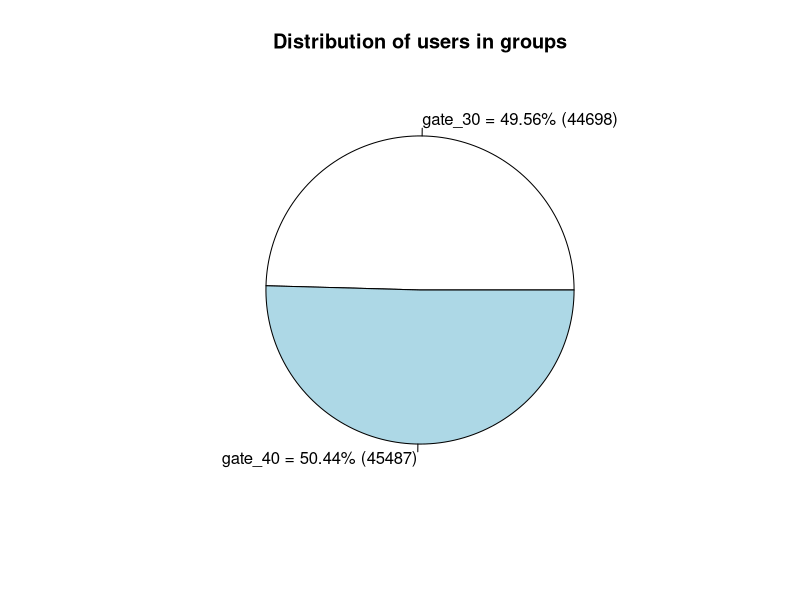
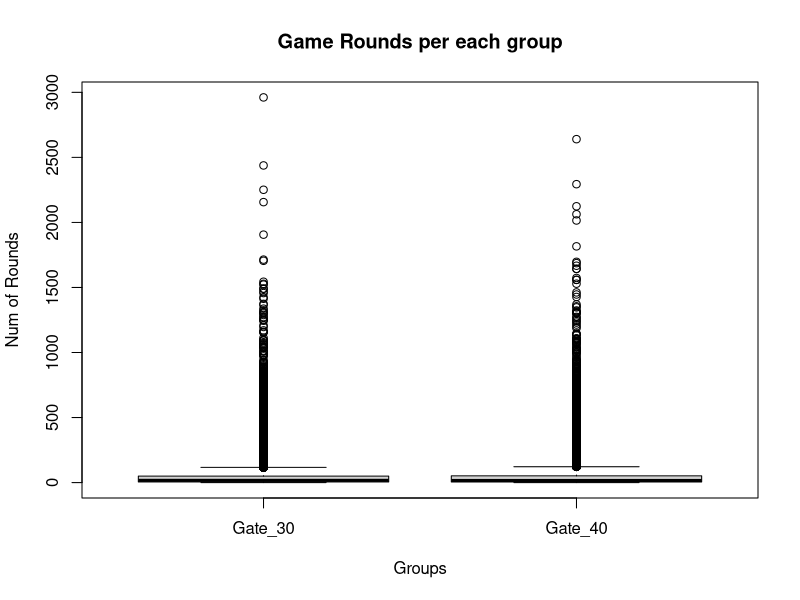
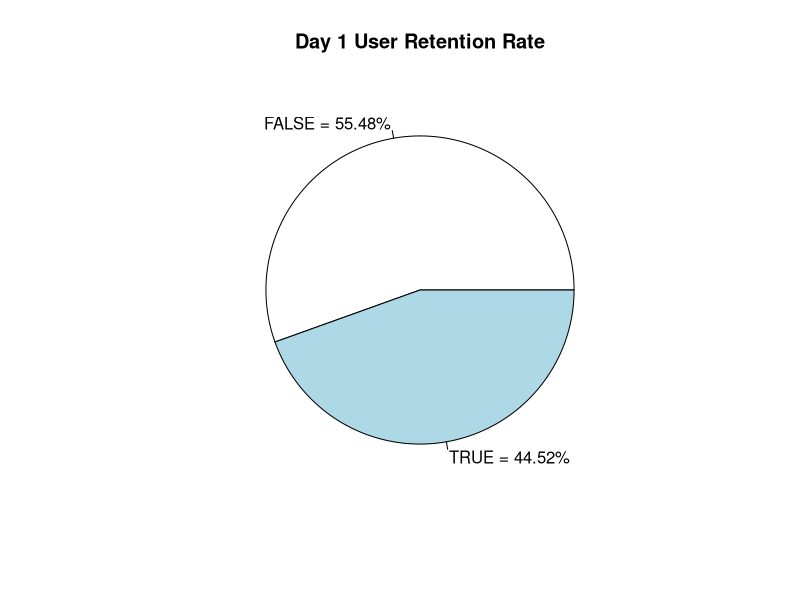
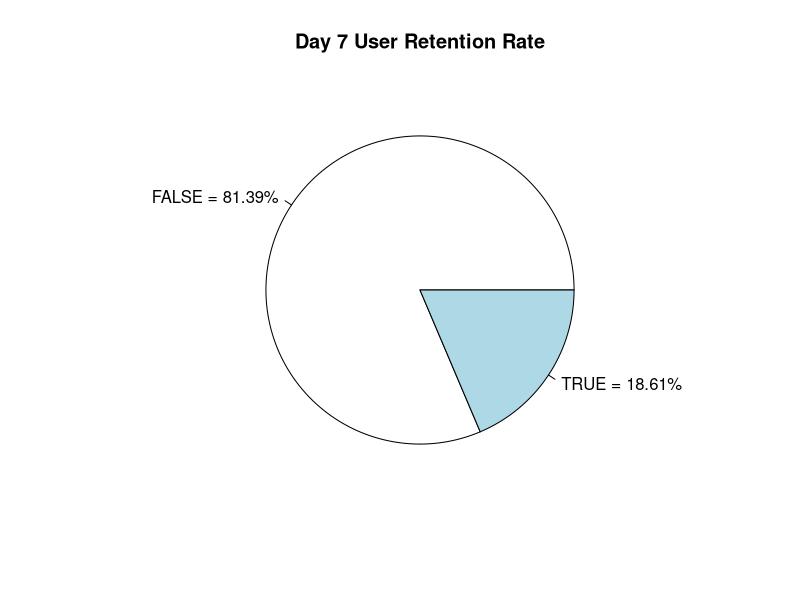
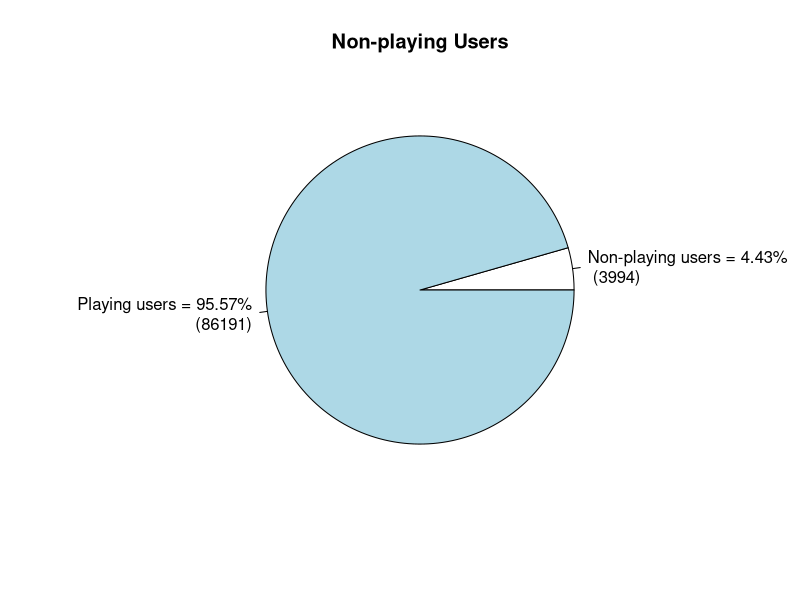
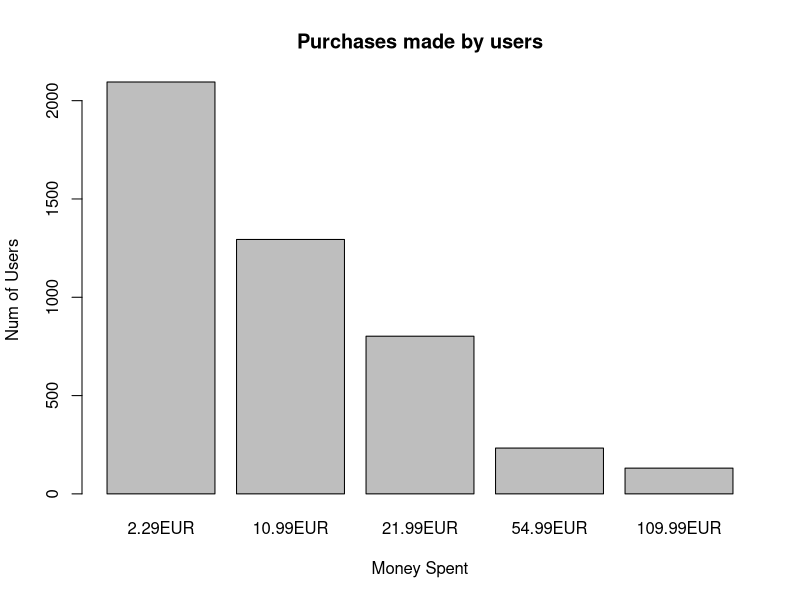
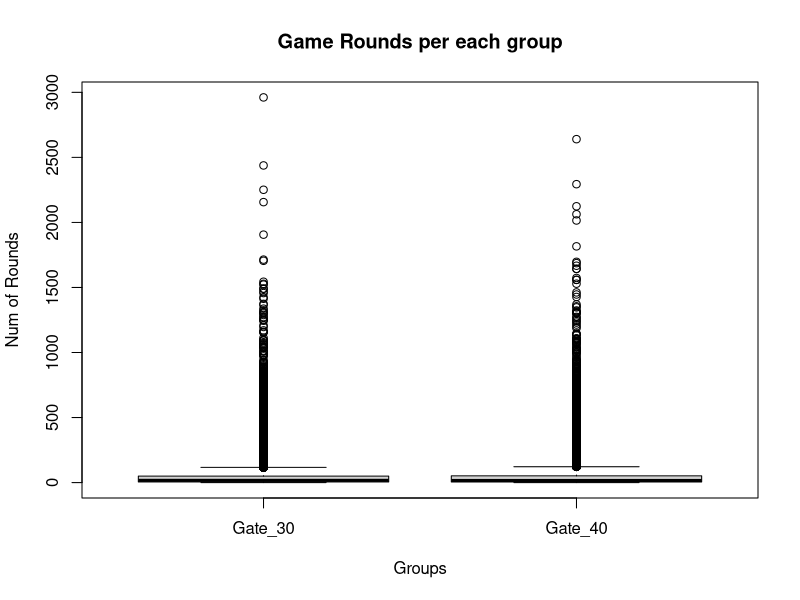
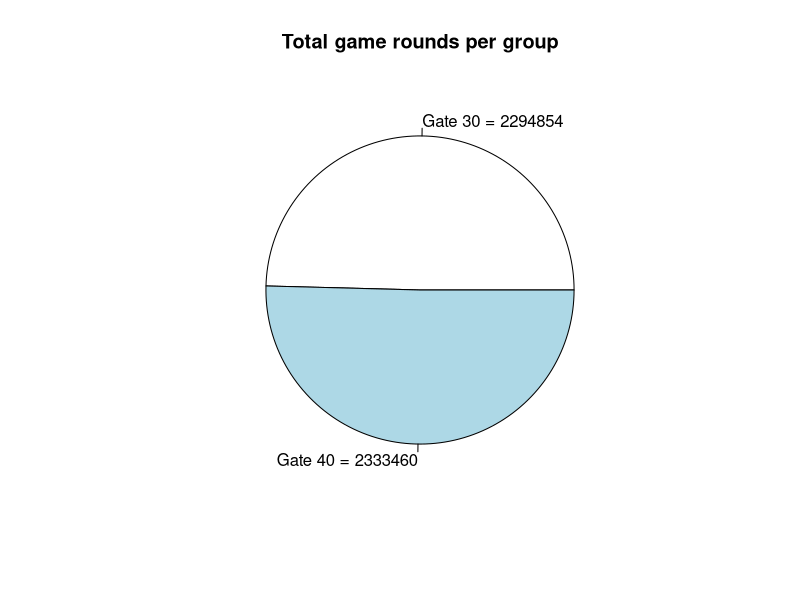

The R script that drew these images, in order:
## ---- chunk 1
knitr::opts_chunk$set(echo = TRUE)
library(dplyr)
## ---- chunk 2
DS=read.csv("cookie_cats_ABtest.csv")
PR=read.csv("cookie_cats_purch.csv")
str(DS)
str(PR)
## ---- chunk 3
DS$retention_1[DS$retention_1=="false "]="FALSE"
DS$retention_1[DS$retention_1=="  true "]="TRUE"
DS=DS[-c(which(DS$sum_gamerounds>3000)), ]
DS=na.omit(DS)
table(DS$retention_1)
## ---- chunk 4
PR$purch=gsub("[-]", "", PR$purch)
PR$purch=gsub("[a-zA-Z]", "", PR$purch)
PR$purch=as.numeric(PR$purch)
PR=na.omit(PR)
table(PR$purch)
## ---- chunk 5
TotalUsers=nrow(DS)
cat("Total number of users that downloaded the game: ", TotalUsers)
## ---- chunk 6
DistributionUsers_labels=paste0(names(table(DS$version)), " = ", round(100*table(DS$version)/sum(table(DS$version)), 2), "% (", table(DS$version), ")")
pie(table(DS$version), labels=DistributionUsers_labels, main="Distribution of users in groups")
## ---- chunk 7
boxplot(DS$sum_gamerounds[DS$version=="gate_30"], DS$sum_gamerounds[DS$version=="gate_40"], xlab="Groups", ylab="Num of Rounds", names=c("Gate_30", "Gate_40"), main="Game Rounds per each group")
Gate30gamerounds_mean=mean(DS$sum_gamerounds[DS$version=="gate_30"])
Gate30gamerounds_sd=sd(DS$sum_gamerounds[DS$version=="gate_30"])
Gate40gamerounds_mean=mean(DS$sum_gamerounds[DS$version=="gate_40"])
Gate40gamerounds_sd=sd(DS$sum_gamerounds[DS$version=="gate_40"])
cat("Gate 30 Mean: ", Gate30gamerounds_mean, " and Standard Deviation: ", Gate30gamerounds_sd)
cat("\nGate 40 Mean: ", Gate40gamerounds_mean, " and Standard Deviation: ", Gate40gamerounds_sd)
## ---- chunk 8
RetentionDay1_labels=paste0(names(table(DS$retention_1)), " = ", round(100*table(DS$retention_1)/sum(table(DS$retention_1)), 2), "%")
pie(table(DS$retention_1), labels=RetentionDay1_labels, main="Day 1 User Retention Rate")
RetentionDay7_labels=paste0(names(table(DS$retention_7)), " = ", round(100*table(DS$retention_7)/sum(table(DS$retention_7)), 2), "%")
pie(table(DS$retention_7), labels=RetentionDay7_labels, main="Day 7 User Retention Rate")
## ---- chunk 9
NonPlayingUsers_pie=c(length(DS$sum_gamerounds[DS$sum_gamerounds==0]), length(DS$sum_gamerounds[DS$sum_gamerounds>0]))
NonPlayingUsers_labels=paste0(c("Non-playing users", "Playing users"), " = ", round(100*NonPlayingUsers_pie/sum(table(DS$sum_gamerounds)), 2), "%\n (", NonPlayingUsers_pie, ")")
pie(NonPlayingUsers_pie, labels=NonPlayingUsers_labels, main="Non-playing Users")
## ---- chunk 10
barplot_labels=paste0(names(table(PR$purch)), "EUR")
barplot(table(PR$purch), xlab="Money Spent", ylab="Num of Users", names.arg=barplot_labels, main="Purchases made by users")
Purchases_mean=mean(PR$purch)
Purchases_sd=sd(PR$purch)
cat("Purchases Mean: ", Purchases_mean, " and Standard Devation: ", Purchases_sd)
## ---- chunk 11
PayingUsers=length(PR$id)
ConversionRate=PayingUsers/TotalUsers
TotalRevenue=sum(PR$purch)
ARPU=TotalRevenue/TotalUsers
ARRPU=TotalRevenue/PayingUsers
MetricsTable=data.frame("Metrics" = c('Conversion Rate','ARPU','ARRPU'), "Values" = c(ConversionRate,ARPU,ARRPU))
knitr::kable(MetricsTable[1:2], caption = "Monetization Metrics", align = "cc")
## ---- chunk 12
boxplot(DS$sum_gamerounds[DS$version=="gate_30"], DS$sum_gamerounds[DS$version=="gate_40"], xlab="Groups", ylab="Num of Rounds", names=c("Gate_30", "Gate_40"), main="Game Rounds per each group")

Gate30gamerounds_mean=mean(DS$sum_gamerounds[DS$version=="gate_30"])

Gate30gamerounds_sd=sd(DS$sum_gamerounds[DS$version=="gate_30"])

Gate40gamerounds_mean=mean(DS$sum_gamerounds[DS$version=="gate_40"])

Gate40gamerounds_sd=sd(DS$sum_gamerounds[DS$version=="gate_40"])

cat("Gate 30 Mean: ", Gate30gamerounds_mean, " and Standard Deviation: ", Gate30gamerounds_sd)

cat("\nGate 40 Mean: ", Gate40gamerounds_mean, " and Standard Deviation: ", Gate40gamerounds_sd)

pie(c(sum(DS$sum_gamerounds[DS$version=="gate_30"]), sum(DS$sum_gamerounds[DS$version=="gate_40"])), labels = paste0(c("Gate 30", "Gate 40"), " = ", c(sum(DS$sum_gamerounds[DS$version=="gate_30"]), sum(DS$sum_gamerounds[DS$version=="gate_40"]))), main = "Total game rounds per group")
## ---- chunk 13
samplesizeGate30=length(DS$sum_gamerounds[DS$version=="gate_30"])
samplemeanGate30=Gate30gamerounds_mean
samplesdGate30=Gate30gamerounds_sd

samplesizeGate40=length(DS$sum_gamerounds[DS$version=="gate_40"])
samplemeanGate40=Gate40gamerounds_mean
samplesdGate40=Gate40gamerounds_sd

mean_result=samplemeanGate30-samplemeanGate40

sqrt_operation1=samplesdGate30^2/samplesizeGate30
sqrt_operation2=samplesdGate40^2/samplesizeGate40

observedStatistic=mean_result/sqrt(sqrt_operation1+sqrt_operation2)

numerator=(((samplesdGate30^2)/(samplesizeGate30))+((samplesdGate30^2)/(samplesizeGate30)))^2
denominator1=((samplesdGate30^2)/(samplesizeGate30))^2/(samplesizeGate30-1)
denominator2=((samplesdGate40^2)/(samplesizeGate40))^2/(samplesizeGate40-1)

df=numerator/(denominator1+denominator2)

criticalValue=qt(0.05, df, lower.tail=FALSE)
observedStatistic>criticalValue

pvalue=pt(observedStatistic, df, lower.tail=FALSE)
pvalue<0.05
## ---- chunk 14
##USAR LIBRERIA MERGE

